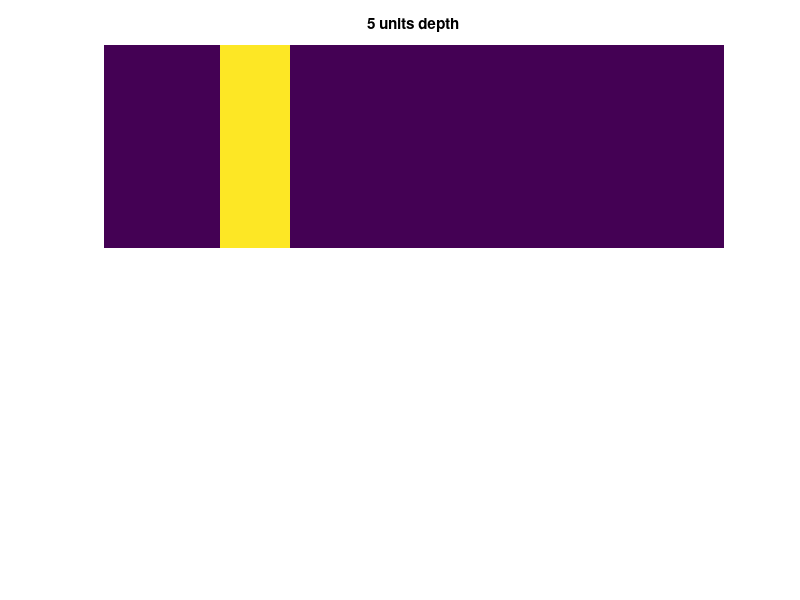

This chart was generated by the following MATLAB code: (Note: this script raises an error after producing the figure.)
% testing the stereo door corner camera
addpath(genpath('../utils/pyr'));
addpath(genpath('../corner_cam'));
addpath(genpath('../stereo_cam'));

close all; clear;

npx = 80;
width = npx/10;
floornpx = 80;
nsamples = 80;

% door is centered at origin
door_corner1 = [-1 0 0];
door_corner2 = [1 0 0];
door_width = abs(door_corner2(1) - door_corner1(1));
% we look at the shadow at the two corners of the door
xlocs1 = linspace(door_corner1(1), door_corner1(1)-1, floornpx);
xlocs2 = linspace(door_corner2(1), door_corner2(1)+1, floornpx);
ylocs = linspace(0, 1, floornpx);

% images behind the door
imdepths = [-5, -7];
imstarts = [2*width, 7*width];
nims = length(imstarts);
imgs = zeros([npx, npx, nims]);
scenex = linspace(door_corner1(1), door_corner2(1), npx);
sceneys = zeros([nims, npx]);
scenez = linspace(0, door_corner2(1), npx);
gt_depths = zeros(size(scenex));

obs1 = zeros([floornpx*floornpx, 1]);
obs2 = zeros(size(obs1));
figure;
for i = 1:nims
    start = imstarts(i);
    imgs(:,start:start+width,i) = 1;
    sceneys(i,:) = ones(size(scenex)) * imdepths(i);
    subplot(nims,1,i); imagesc(imgs(:,:,i));
    axis off; title(sprintf('%d units depth', -imdepths(i)));
    gt_depths = gt_depths + abs(imgs(1,:,i) .* sceneys(i,:));
    
    % get observations
    amat1 = cornerAmat(xlocs1, ylocs, scenex, sceneys(i,:));
    obs1 = obs1 + amat1 * reshape(imgs(:,:,i), [npx*npx,1]);
    
    amat2 = cornerAmat(xlocs2, ylocs, scenex, sceneys(i,:));
    obs2 = obs2 + amat2 * reshape(imgs(:,:,i), [npx*npx,1]);
end
sigma = 0.5; beta = 100;

obs1_noisy = obs1 + sigma * randn(size(obs1));
obs2_noisy = obs2 + sigma * randn(size(obs1));

% plotting the shadow observations
figure; 
subplot(211); 
imagesc(xlocs1, ylocs, reshape(obs1_noisy, [floornpx, floornpx]));
subplot(212);
imagesc(xlocs2, ylocs, reshape(obs2_noisy, [floornpx, floornpx]));

% reconstructing a 1d picture from each door corner
thetas1 = [pi, pi/2];
tdir1 = sign(thetas1(2) - thetas1(1));
[amat1_1d, ~, ~] = allPixelAmat(door_corner1, floornpx, nsamples, thetas1);
angles1 = linspace(thetas1(1), thetas1(2), nsamples) + tdir1*pi;

thetas2 = [0, pi/2];
tdir2 = sign(thetas2(2) - thetas2(1));
[amat2_1d, ~, ~] = allPixelAmat(door_corner2, floornpx, nsamples, thetas2);
angles2 = linspace(thetas2(1), thetas2(2), nsamples) + tdir2*pi;

% spatial prior
bmat = eye(nsamples) - diag(ones([nsamples-1,1]), 1);

x1_1d = (amat1_1d'*amat1_1d/sigma^2 + bmat'*bmat*beta)\(amat1_1d'*obs1_noisy/sigma^2);
x2_1d = (amat2_1d'*amat2_1d/sigma^2 + bmat'*bmat*beta)\(amat2_1d'*obs2_noisy/sigma^2);

% x1_1d(x1_1d<0) = 0;
% x1_1d(x1_1d>1) = 1;
% x2_1d(x2_1d<0) = 0;
% x2_1d(x2_1d>1) = 1;

x1_1d = (x1_1d - min(x1_1d))/(max(x1_1d) - min(x1_1d));
x2_1d = (x2_1d - min(x2_1d))/(max(x2_1d) - min(x2_1d));

figure; 
subplot(211); imagesc(angles1, 1:npx/2, repmat(x1_1d', [npx/2, 1]));
subplot(212); imagesc(angles2, 1:npx/2, repmat(x2_1d', [npx/2, 1]));

% estimate depth
% need to flip one of them; reverse orientations
x1_1d = x1_1d(end:-1:1);
angles1 = angles1(end:-1:1);

% for every window in x1_1d, we find the best matching window in x2_1d
winsize = 2;
energy = zeros(nsamples-winsize);

for i = 1:nsamples-winsize
    win1 = x1_1d(i:i+winsize);
    for j = 1:nsamples-winsize
        win2 = x2_1d(j:j+winsize);
%         energy(i,j) = -sum((win2-mean(win2)).*(win1-mean(win1)))/(std(win1)*std(win2));
        energy(i,j) = sum((win2-win1).^2);
    end
end

figure; imagesc(energy); title('energy between two reconstructions');

% the corresponding angles from the door corners, for each point
% only positive angles for this calculation
door_angle1 = abs(angles1(1:nsamples-winsize));
depths = zeros(size(door_angle1));

for i = 1:length(depths)
    row = energy(i,:);
    [val, idx] = min(row);
    secondbest = row(row > val);
    val2 = min(secondbest);
    if val/val2 > 0.6
        % too close together, assume we're not resolving to an actual object
        depths(i) = 1e-2;
    else
        % take the angle of corner 2 of the best match
        a2 = angles2(idx) - tdir2*pi;
        a1 = door_angle1(i);
        depths(i) = cot(a1) + cot(a2);
    end
end

depths = abs(door_corner1(1) - door_corner2(1)) ./ depths;
locs1 = cot(door_angle1) .* depths - 1;
angle_ends = abs(angles1(1+winsize:nsamples));
locs2 = cot(angle_ends) .* depths - 1;

% [minval, minidx] = min(energy, [], 2);
% door_angle2 = angles2(minidx) - tdir2*pi;
% for each point, compute depth
% depths = abs(door_corner1(1) - door_corner2(1))./(cot(door_angle1) + cot(door_angle2));

figure; subplot(211);
plot(locs1(depths < 200), depths(depths < 200), 'ro');
hold on;
plot(locs2(depths < 200), depths(depths < 200), 'bo');
xlim([-1, 1]);
title('preliminary depth estimation of each point');
subplot(212); plot(scenex(gt_depths > 0), gt_depths(gt_depths > 0), 'bo');
xlim([-1, 1]); title('ground truth depths');
